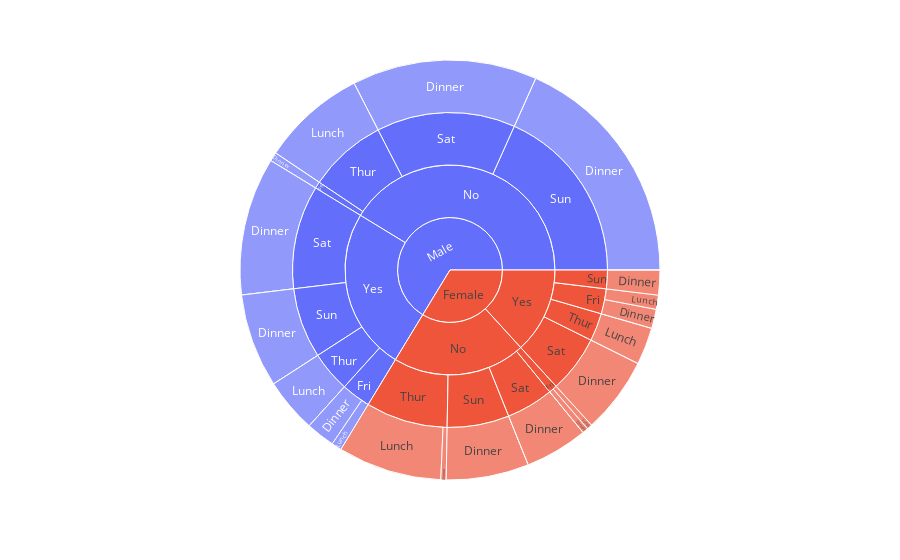

Source (notebook cell):
### Code cell
import plotly.express as px
import seaborn as sns
fig = px.sunburst(tips, 
                  path=['sex','smoker', 'day', 'time'], 
                  values='tip' , color='sex',
                  hover_data=['tip', 'day', 'time'])
# how can we add more values when we hover the pointer on the plot?
# Show the plot
fig.show()

### Figure 1 — Plotly figure (JSON) as saved in the notebook; plotly's stock layout.template omitted (floating-point values rounded to 4 significant figures; data arrays with more than 128 entries replaced by an {"elided": "..."} marker saying what was removed)
{"data": [{"branchvalues": "total", "customdata": {"elided": "54x4 mixed values"}, "domain": {"x": [0, 1], "y": [0, 1]}, "hovertemplate": "labels=%{label}<br>tip=%{customdata[0]}<br>parent=%{parent}<br>id=%{id}<br>day=%{customdata[1]}<br>time=%{customdata[2]}<br>sex=%{customdata[3]}<extra></extra>", "ids": ["Male/Yes/Thur/Lunch", "Female/Yes/Sun/Dinner", "Male/No/Sun/Lunch", "Female/Yes/Fri", "Female/No/Sat/Lunch", "Female/Yes/Fri/Dinner", "Male/No/Fri/Dinner", "Male/Yes/Thur/Dinner", "Male/No/Thur/Dinner", "Male", "Male/Yes/Fri/Lunch", "Female/Yes/Thur", "Male/Yes/Thur", "Female/No", "Male/No/Thur", "Male/No/Fri", "Female/No/Thur", "Male/Yes/Fri", "Male/Yes/Sat", "Female/Yes/Sat", "Male/No/Sat", "Female/No/Sat", "Male/Yes/Sun", "Female/Yes/Sun", "Male/No/Sun", "Female/No/Sun", "Male/Yes", "Female/Yes", "Male/No", "Female/No/Fri", "Female/No/Sun/Dinner", "Male/No/Sat/Dinner", "Male/Yes/Sun/Dinner", "Female/Yes/Thur/Lunch", "Male/No/Thur/Lunch", "Female/No/Thur/Lunch", "Female/Yes/Fri/Lunch", "Male/No/Fri/Lunch", "Female/No/Fri/Lunch", "Male/Yes/Sat/Lunch", "Female/Yes/Sat/Lunch", "Male/No/Sat/Lunch", "Male/Yes/Sun/Lunch", "Female/Yes/Sun/Lunch", "Female/No/Sun/Lunch", "Female/Yes/Thur/Dinner", "Female/No/Thur/Dinner", "Male/Yes/Fri/Dinner", "Female/No/Fri/Dinner", "Male/Yes/Sat/Dinner", "Female/Yes/Sat/Dinner", "Female/No/Sat/Dinner", "Male/No/Sun/Dinner", "Female"], "labels": ["Lunch", "Dinner", "Lunch", "Fri", "Lunch", "Dinner", "Dinner", "Dinner", "Dinner", "Male", "Lunch", "Thur", "Thur", "No", "Thur", "Fri", "Thur", "Fri", "Sat", "Sat", "Sat", "Sat", "Sun", "Sun", "Sun", "Sun", "Yes", "Yes", "No", "Fri", "Dinner", "Dinner", "Dinner", "Lunch", "Lunch", "Lunch", "Lunch", "Lunch", "Lunch", "Lunch", "Lunch", "Lunch", "Lunch", "Lunch", "Lunch", "Dinner", "Dinner", "Dinner", "Dinner", "Dinner", "Dinner", "Dinner", "Dinner", "Female"], "marker": {"colors": ["#636efa", "#EF553B", "#00cc96", "#EF553B", "#00cc96", "#EF553B", "#636efa", "#00cc96", "#00cc96", "#636efa", "#636efa", "#EF553B", "#636efa", "#EF553B", "#636efa", "#636efa", "#EF553B", "#636efa", "#636efa", "#EF553B", "#636efa", "#EF553B", "#636efa", "#EF553B", "#636efa", "#EF553B", "#636efa", "#EF553B", "#636efa", "#EF553B", "#EF553B", "#636efa", "#636efa", "#EF553B", "#636efa", "#EF553B", "#EF553B", "#00cc96", "#EF553B", "#00cc96", "#00cc96", "#00cc96", "#00cc96", "#00cc96", "#00cc96", "#00cc96", "#EF553B", "#636efa", "#EF553B", "#636efa", "#EF553B", "#EF553B", "#636efa", "#EF553B"]}, "name": "", "parents": ["Male/Yes/Thur", "Female/Yes/Sun", "Male/No/Sun", "Female/Yes", "Female/No/Sat", "Female/Yes/Fri", "Male/No/Fri", "Male/Yes/Thur", "Male/No/Thur", "", "Male/Yes/Fri", "Female/Yes", "Male/Yes", "Female", "Male/No", "Male/No", "Female/No", "Male/Yes", "Male/Yes", "Female/Yes", "Male/No", "Female/No", "Male/Yes", "Female/Yes", "Male/No", "Female/No", "Male", "Female", "Male", "Female/No", "Female/No/Sun", "Male/No/Sat", "Male/Yes/Sun", "Female/Yes/Thur", "Male/No/Thur", "Female/No/Thur", "Female/Yes/Fri", "Male/No/Fri", "Female/No/Fri", "Male/Yes/Sat", "Female/Yes/Sat", "Male/No/Sat", "Male/Yes/Sun", "Female/Yes/Sun", "Female/No/Sun", "Female/Yes/Thur", "Female/No/Thur", "Male/Yes/Fri", "Female/No/Fri", "Male/Yes/Sat", "Female/Yes/Sat", "Female/No/Sat", "Male/No/Sun", ""], "type": "sunburst", "values": [30.58, 14, 0, 18.78, 0, 10.8, 5, 0, 0, 485.1, 5.7, 20.93, 30.58, 149.8, 58.83, 5, 61.49, 21.93, 77.74, 43.03, 104.2, 35.42, 52.82, 14, 134.0, 46.61, 183.1, 96.74, 302, 6.25, 46.61, 104.2, 52.82, 20.93, 58.83, 58.49, 7.98, 0, 3, 0, 0, 0, 0, 0, 0, 0, 3, 16.23, 3.25, 77.74, 43.03, 35.42, 134.0, 246.5]}], "layout": {"legend": {"tracegroupgap": 0}, "margin": {"t": 60}}}
